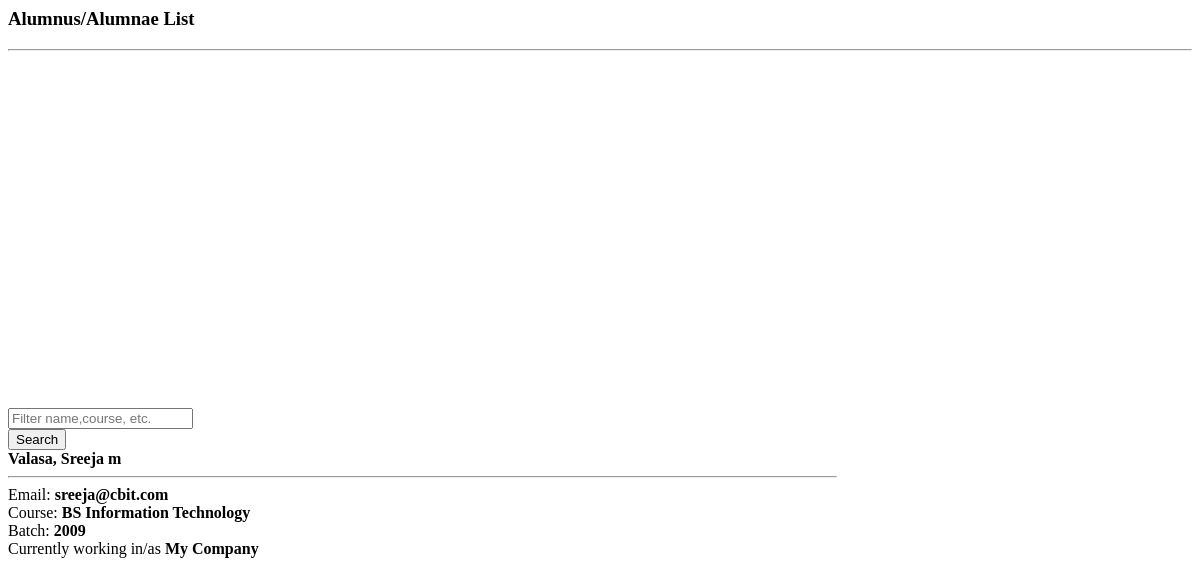
Screenshot of /alumni_list.php with the database file from the repository.
### tables this page shows
CREATE TABLE `alumnus_bio` (
  `id` int(30) NOT NULL,
  `firstname` varchar(200) NOT NULL,
  `middlename` varchar(200) NOT NULL,
  `lastname` varchar(200) NOT NULL,
  `gender` varchar(10) NOT NULL,
  `batch` year(4) NOT NULL,
  `course_id` int(30) NOT NULL,
  `email` varchar(250) NOT NULL,
  `connected_to` text NOT NULL,
  `avatar` text NOT NULL,
  `status` tinyint(1) NOT NULL DEFAULT 0 COMMENT '0= Unverified, 1= Verified',
  `date_created` date NOT NULL DEFAULT current_timestamp()
);

CREATE TABLE `courses` (
  `id` int(30) NOT NULL,
  `course` text NOT NULL,
  `about` text NOT NULL
);

### alumni_list.php (the view, shortened to what this page needs)
<?php
include 'admin/db_connect.php';
?>
        <header class="masthead">
            <div class="container-fluid h-100">
                <div class="row h-100 align-items-center justify-content-center text-center">
                    <div class="col-lg-8 align-self-end mb-4 page-title">
                        <h3 class="text-white">Alumnus/Alumnae List</h3>
                        <hr class="divider my-4" />
                    </div>
                </div>
            </div>
        </header>
        	<div class="container">
        		<div class="card mb-4 mt-4">
		        <div class="card-body">
		            <div class="row">
		                <div class="col-md-8">
		                    <div class="input-group mb-3">
		                      <input type="text" class="form-control" id="filter" placeholder="Filter name,course, etc." aria-label="Filter" aria-describedby="filter-field">
		                    </div>
		                </div>
		                <div class="col-md-4">
		                    <button class="btn btn-primary btn-block btn-sm" id="search">Search</button>
		                </div>
		            </div>
		        </div>
		    </div>
        	</div>
            <div class="container-fluid mt-3 pt-2">
                <div class="row-items">
                <div class="col-lg-12">
                    <div class="row">
                <?php
                $alumni = $conn->query("SELECT a.*,c.course,Concat(a.lastname,', ',a.firstname,' ',a.middlename) as name from alumnus_bio a inner join courses c on c.id = a.course_id order by Concat(a.lastname,', ',a.firstname,' ',a.middlename) asc");
                while($row = $alumni->fetch_assoc()):
                ?>
                <div class="col-md-4 item">
                <div class="card alumni-list" data-id="<?php echo $row['id'] ?>">
                    <div class="card-body">
                        <div class="row align-items-center h-100">
                            <div class="">
                                <div>
                                <p class="filter-txt"><b><?php echo $row['name'] ?></b></p>
                                <hr class="divider w-100" style="max-width: calc(100%)">
                                <p class="filter-txt">Email: <b><?php echo $row['email'] ?></b></p>
                                <p class="filter-txt">Course: <b><?php echo $row['course'] ?></b></p>
                                <p class="filter-txt">Batch: <b><?php echo $row['batch'] ?></b></p>
                                <p class="filter-txt">Currently working in/as <b><?php echo $row['connected_to'] ?></b></p>
                                    <br>
                                </div>
                            </div>
                        </div>
                    </div>
                </div>
                <br>
                </div>
                <?php endwhile; ?>
                </div>
                </div>
                </div>
            </div>

### alumni_list.php (style rules this page uses)
.alumni-list { cursor: pointer; border: unset; flex-direction: inherit; }
.alumni-list .card-body { width: calc(70%); }
header.masthead,header.masthead:before { min-height: 50vh !important; height: 50vh !important }
.row-items { position: relative; }
.masthead { min-height: 23vh !important; height: 23vh !important; }
.masthead:before { min-height: 23vh !important; height: 23vh !important; }
.alumni-list p { margin:unset; }

### rows the page displays
alumnus_bio: name "Valasa, Sreeja m", email "sreeja@cbit.com", course.course "BS Information Technology", batch "2009", connected_to "My Company"
